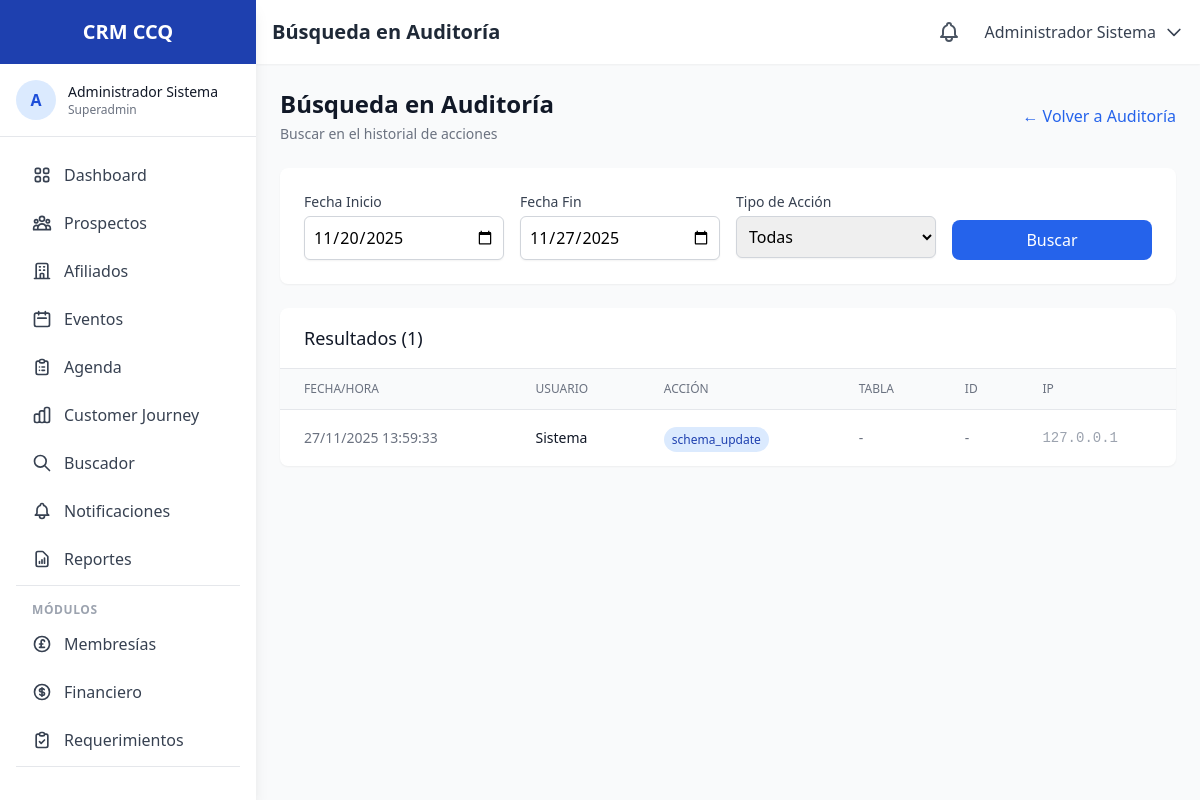
The page /auditoria/buscar (signed in) on the database its author committed.
### tables this page shows
CREATE TABLE IF NOT EXISTS `audit_log` (
    `id` INT UNSIGNED AUTO_INCREMENT PRIMARY KEY,
    `user_id` INT UNSIGNED,
    `action` VARCHAR(100) NOT NULL,
    `table_name` VARCHAR(100),
    `record_id` INT UNSIGNED,
    `old_values` JSON,
    `new_values` JSON,
    `ip_address` VARCHAR(45),
    `user_agent` TEXT,
    `created_at` TIMESTAMP DEFAULT CURRENT_TIMESTAMP,
    FOREIGN KEY (`user_id`) REFERENCES `users`(`id`) ON DELETE SET NULL,
    INDEX `idx_table_record` (`table_name`, `record_id`)
);

### app/views/audit/search.php (the view, shortened to what the rows shown need)
<div class="space-y-6">
    <div class="flex items-center justify-between">
        <div>
            <h2 class="text-2xl font-bold text-gray-900">Búsqueda en Auditoría</h2>
        </div>
    </div>
    <?php if (!empty($logs)): ?>
    <div class="bg-white rounded-lg shadow-sm overflow-hidden">
        <div class="overflow-x-auto">
            <table class="min-w-full divide-y divide-gray-200">
                <thead class="bg-gray-50">
                    <tr>
                        <th class="px-6 py-3 text-left text-xs font-medium text-gray-500 uppercase">Fecha/Hora</th>
                        <th class="px-6 py-3 text-left text-xs font-medium text-gray-500 uppercase">Usuario</th>
                        <th class="px-6 py-3 text-left text-xs font-medium text-gray-500 uppercase">Acción</th>
                        <th class="px-6 py-3 text-left text-xs font-medium text-gray-500 uppercase">Tabla</th>
                        <th class="px-6 py-3 text-left text-xs font-medium text-gray-500 uppercase">ID</th>
                        <th class="px-6 py-3 text-left text-xs font-medium text-gray-500 uppercase">IP</th>
                    </tr>
                </thead>
                <tbody class="divide-y divide-gray-200">
                    <?php foreach ($logs as $log): ?>
                    <tr class="hover:bg-gray-50">
                        <td class="px-6 py-4 whitespace-nowrap text-sm text-gray-500">
                            <?php echo date('d/m/Y H:i:s', strtotime($log['created_at'])); ?>
                        </td>
                        <td class="px-6 py-4 whitespace-nowrap text-sm text-gray-900">
                            <?php echo htmlspecialchars($log['user_name'] ?? 'Sistema'); ?>
                        </td>
                        <td class="px-6 py-4 whitespace-nowrap">
                            <span class="px-2 py-1 text-xs rounded-full bg-blue-100 text-blue-800">
                                <?php echo htmlspecialchars($log['action']); ?>
                            </span>
                        </td>
                        <td class="px-6 py-4 whitespace-nowrap text-sm text-gray-500">
                            <?php echo htmlspecialchars($log['table_name'] ?? '-'); ?>
                        </td>
                        <td class="px-6 py-4 whitespace-nowrap text-sm text-gray-500">
                            <?php echo $log['record_id'] ?? '-'; ?>
                        </td>
                        <td class="px-6 py-4 whitespace-nowrap text-sm text-gray-400 font-mono">
                            <?php echo htmlspecialchars($log['ip_address'] ?? '-'); ?>
                        </td>
                    </tr>
                    <?php endforeach; ?>
                </tbody>
            </table>
        </div>
    </div>
    <?php else: ?>
    <div class="bg-white rounded-lg shadow-sm p-6 text-center text-gray-500">
        No se encontraron registros con los criterios seleccionados.
    </div>
    <?php endif; ?>
</div>

### rows shown on the page
audit_log: created_at "27/11/2025 13:59:33", user_name "Sistema", action "schema_update", table_name "-", record "-", ip_address "127.0.0.1"

### other values the page prints
$siteName "CRM CCQ"
mb_substr($_SESSION['user_name'] ?? 'U', 0, 1, 'UTF-8') "A"
$_SESSION['user_name'] "Administrador Sistema"
$_SESSION['user_role'] "Superadmin"
$pageTitle "Búsqueda en Auditoría"
count($logs) "1"
